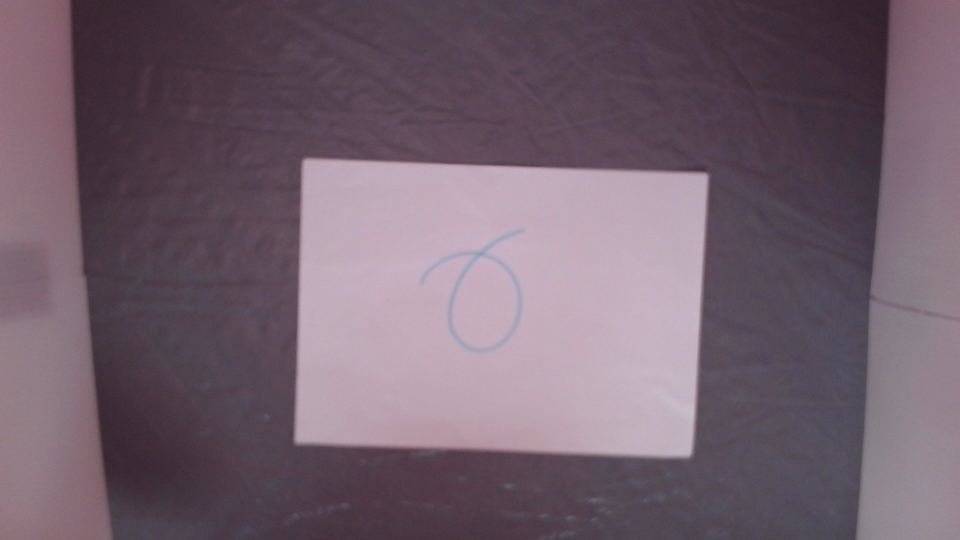
#> input picture PDMS2_web/ch2-t3/ch2-t1.jpg, 1920 x 1080 px (shown at 1/2 size)
$ python -i px2cm.py   (imports and definitions only)
#> lines starting #> are read from the running program, lines starting #| are printed output that depends on the picture; after the words box and inside, x2 and y2 are one past the last pixel; in counts of white or black regions, pixels touching at a corner belong together
# get_pixel_per_cm.py
import cv2
import numpy as np
import json
import os

def get_pixel_per_cm_from_a4(image_path, real_width_cm=29.7, show_debug=False, save_cropped=True, output_folder="cropped_a4"):
#> called with image_path = 'ch2-t1.jpg', real_width_cm = 29.7, show_debug = False, save_cropped = True, output_folder = 'cropped_a4'
    img = cv2.imread(image_path)
#> img is the input picture: shape (1080, 1920, 3); mean B, G, R 109.4, 96.9, 114.6
    if img is None:
        raise ValueError("圖片讀取失敗，請確認路徑正確")

    gray = cv2.cvtColor(img, cv2.COLOR_BGR2GRAY)
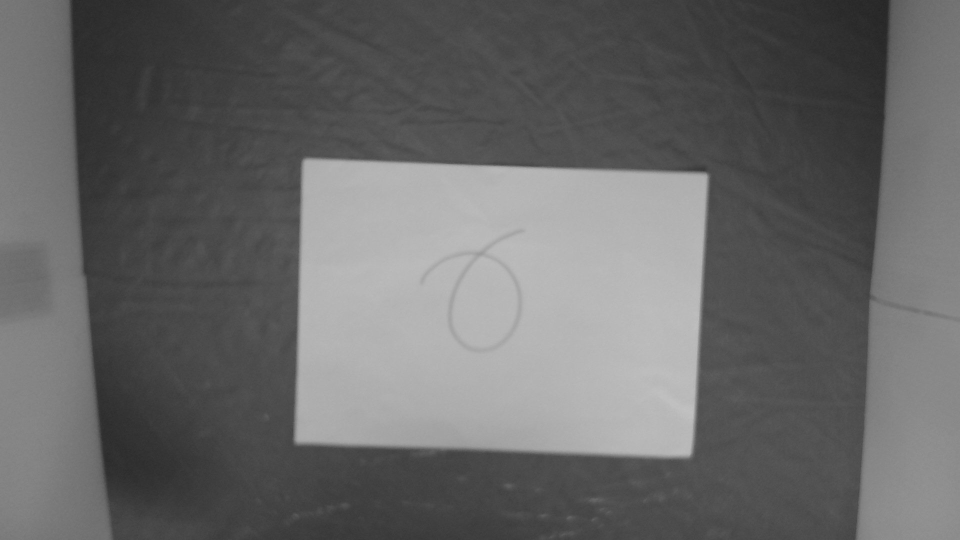
#> gray: shape (1080, 1920) (shown at 1/2 size); min 35, max 194, mean 103.6
    blur = cv2.GaussianBlur(gray, (5, 5), 0)

    edges = cv2.Canny(blur, 50, 150)
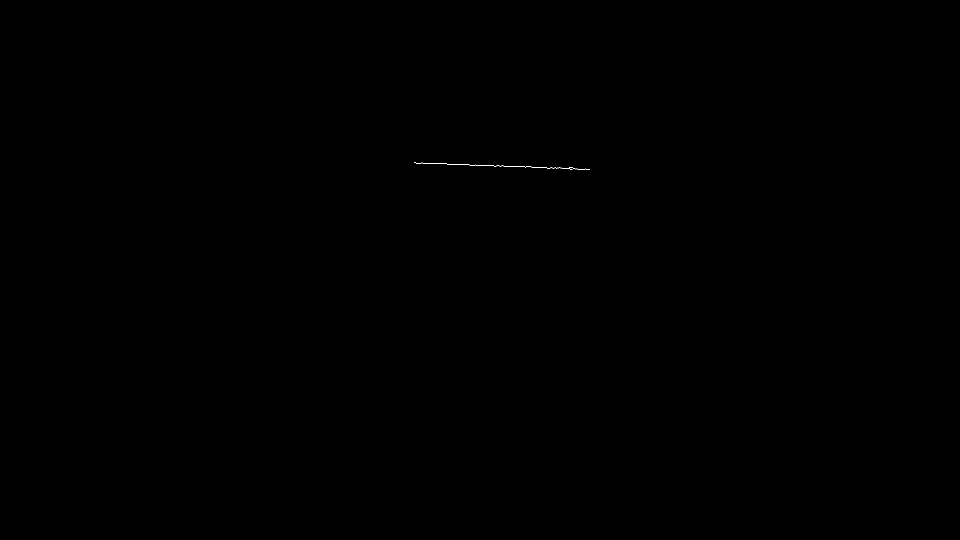
#> edges: shape (1080, 1920) (shown at 1/2 size); 0.02% white in thin lines or dots, all inside (x1, y1, x2, y2) = (828, 324, 1180, 340)
    contours, _ = cv2.findContours(edges, cv2.RETR_EXTERNAL, cv2.CHAIN_APPROX_SIMPLE)
#> contours = 1 contour, all with area under 20

    a4_contour = max(contours, key=cv2.contourArea)
#> a4_contour = contour of 207 points, box (x1, y1, x2, y2) (828, 324, 1180, 340), area 0
    epsilon = 0.02 * cv2.arcLength(a4_contour, True)
#> epsilon = 15.26
    approx = cv2.approxPolyDP(a4_contour, epsilon, True)
#> approx = [[828, 324], [1179, 339]]

    if len(approx) != 4:
#> (the run stopped early here; a loop or call above may not have finished)

$ run again, on PDMS2_web/ch2-t3/ch2-t3.jpg
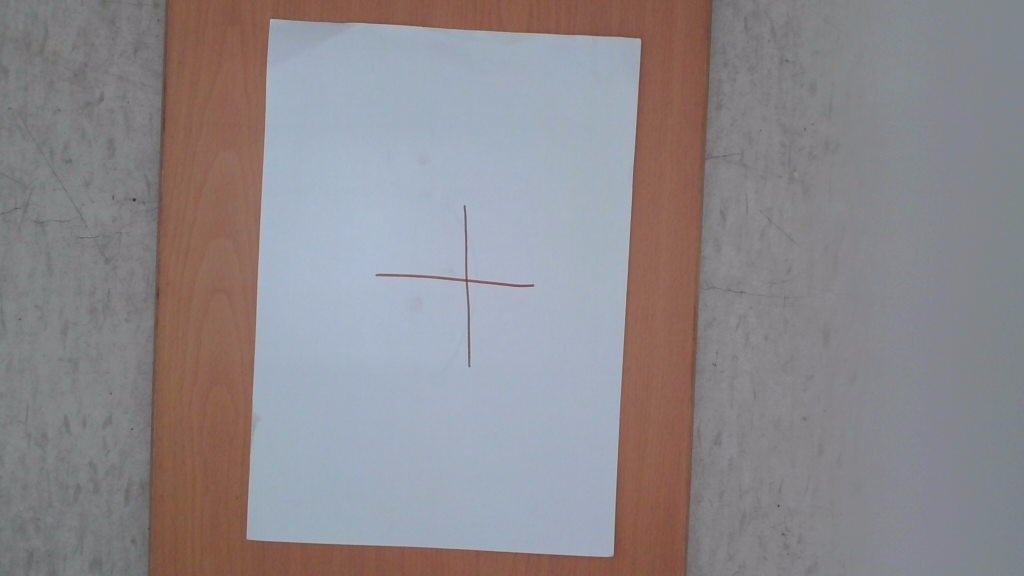
#> input picture PDMS2_web/ch2-t3/ch2-t3.jpg, 1024 x 576 px
#> in get_pixel_per_cm_from_a4, img is the input picture: shape (576, 1024, 3); mean B, G, R 140.7, 136.7, 141.3
#> in get_pixel_per_cm_from_a4, `edges = cv2.Canny(blur, 50, 150)`:
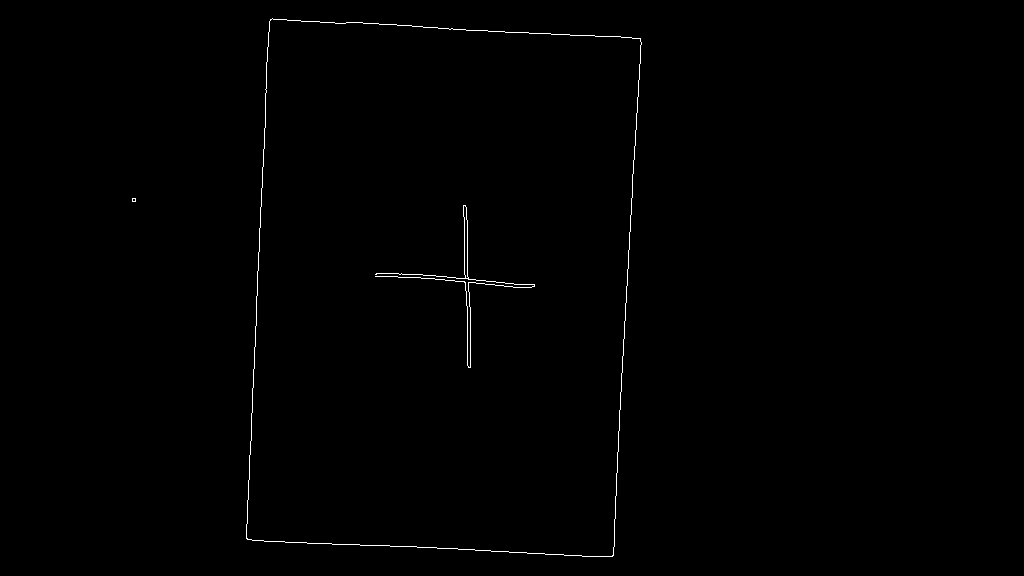
#> edges: shape (576, 1024); 0.41% white in thin lines or dots, all inside (x1, y1, x2, y2) = (132, 18, 642, 557)
#> contours = 2 contours, 1 with area under 20; largest, box (x1, y1, x2, y2) and area: (246, 18, 642, 557) 192010
#> a4_contour = contour of 198 points, box (x1, y1, x2, y2) (246, 18, 642, 557), area 192010
#> epsilon = 36.28
#> approx = [[270, 19], [246, 538], [612, 556], [640, 38]]
#> in get_pixel_per_cm_from_a4, `pts = sorted(pts, key=lambda p: p[0])`: pts = [[246, 538], [270, 19], [612, 556], [640, 38]]
#> left = [[270, 19], [246, 538]]
#> right = [[640, 38], [612, 556]]
#> tl = [270, 19]; bl = [246, 538]
#> tr = [640, 38]; br = [612, 556]
#> a4_pixel_width = 370.5
#> pixel_per_cm = 12.47
#> src_pts = [[270, 19], [640, 38], [612, 556], [246, 538]]
#> transform_matrix = [[2.26, 0.105, -613.3], [-0.058, 1.13, -5.8], [-3.08e-06, -2.12e-05, 1]]
#> in get_pixel_per_cm_from_a4, `warped = cv2.warpPerspective(img, transform_matrix, (target_width, tar..`:
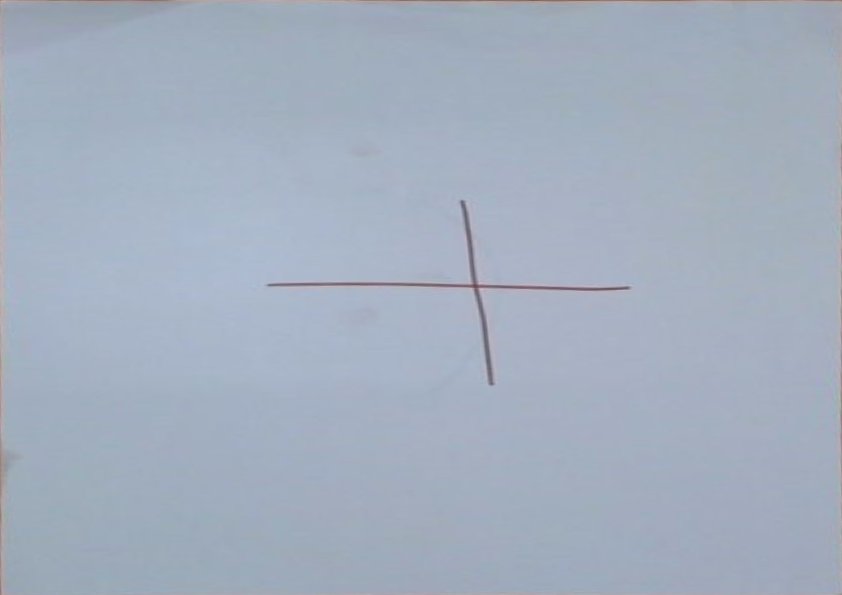
#> warped: shape (595, 842, 3); mean B, G, R 191.2, 175, 163.8
#> data = {'pixel_per_cm': 12.47, 'image_path': 'ch2-t3.jpg', 'cropped_path': 'cropped_a4/ch2-t3_a4_cropped.jpg'}
#> result = (12.47, 'px2cm.json', 'cropped_a4/ch2-t3_a4_cropped.jpg')
